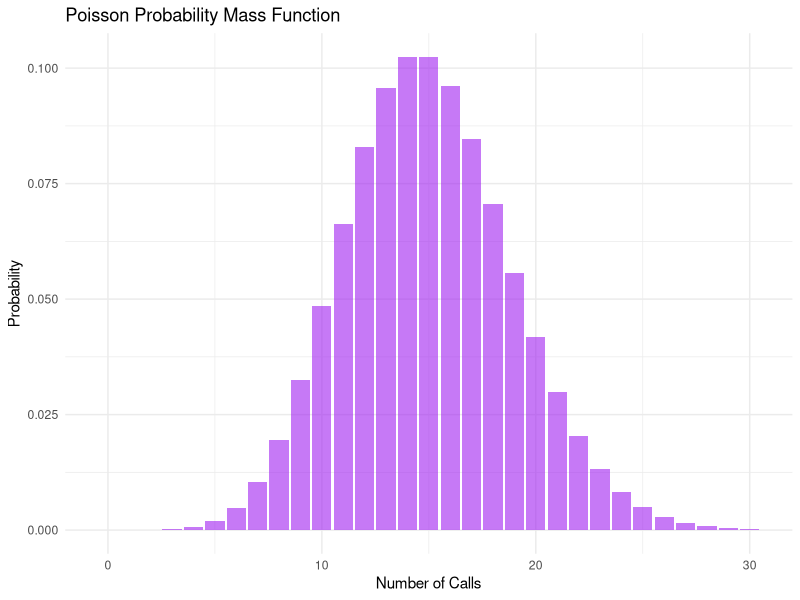
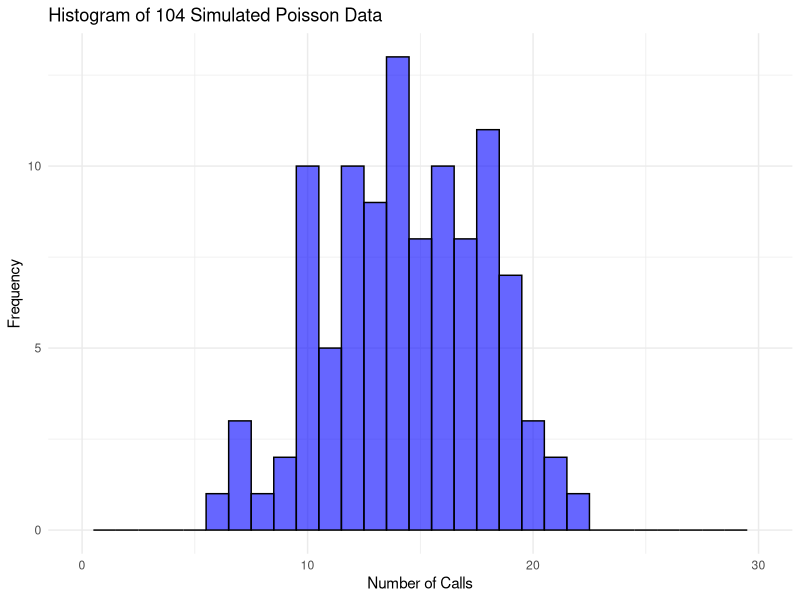

Write the R code that produced these figures, in order.
## ---- chunk 1
knitr::opts_chunk$set(echo = TRUE)
## ---- chunk 2
#loading ggplot for the figures
library(ggplot2)
## ---- chunk 3
#originally resercher hears 15 calls
exact <- 15

#set up probability that she will hear 8 or more calls over the original 15 calls
#1- because we want 8 or more calls
eight_or_more <- 1 - ppois(8, exact)

#show result
eight_or_more
## ---- chunk 4
#originally resercher hears 15 calls
exact <- 15

#set up probability that she will hear no calls over the original 15 calls
#I did not use 1 - (100 percent chance of hearing call), because she heard no calls and there are no greater than...
#Listened from Amita and used dpois instead of ppois
no_call <- dpois(0, exact)

#show result
no_call
## ---- chunk 5
#originally resercher hears 15 calls
exact <- 15

#set up probability that she will hear 3 calls over the original 15 calls
#No 1- because we want EXCATLY 3 calls
#Listened from Amita and used dpois instead of ppois
three_calls <- dpois(3, exact)

#show result
three_calls
## ---- chunk 6
# this is the x values for the range 0 ≤ x ≤ 30
x_range <- 0:30
poisson_mass_function <- dpois(x_range, exact)

#provide a summary of the data: mean, median...
summary(poisson_mass_function)
## ---- chunk 7
# Plot PMF
#Import the data created above
ggplot(data = data.frame(x_range, poisson_mass_function), aes(x = x_range, y = poisson_mass_function)) +
  
  #i need to fill the data otherwise nothing shows up on my figure
    geom_bar(stat = "identity", fill = "purple", alpha = 0.6) +
  
  #figure title and organization
    labs(title = "Poisson Probability Mass Function",
         x = "Number of Calls", y = "Probability") +
  
  #prettifying by using a theme
    theme_minimal()
## ---- chunk 8
#originally resercher hears 15 calls
exact <- 15

# Simulate 104 Poisson-distributed monitoring sessions
#still over 15 as the original distribution: Average number of events per interval
# I used rpois: random density for poisson distribution instead of ppois which is probability distribution
stimulated_data <- rpois(104, exact)

#show result
stimulated_data

#provide a summary of the data: mean, median...
summary(stimulated_data)
## ---- chunk 9
library(ggplot2)
# Plot histogram of simulated data
ggplot(data = data.frame(stimulated_data), aes(x = stimulated_data)) +
    geom_histogram(binwidth = 1, fill = "blue", alpha = 0.6, color = "black") +
   
  #labeling the graph
   labs(title = "Histogram of 104 Simulated Poisson Data",
         x = "Number of Calls", y = "Frequency") +
 
  #setting the horizontal limit from 0 to 30 
     xlim(0, 30) +
    theme_minimal()
